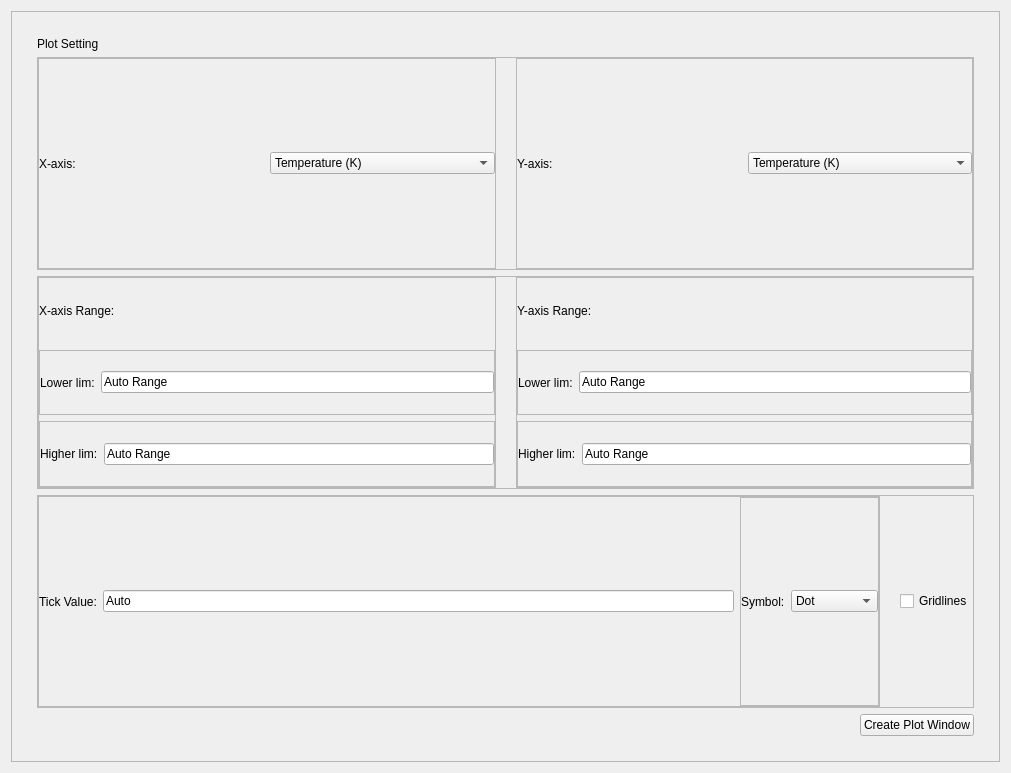
<?xml version="1.0" encoding="UTF-8"?>
<ui version="4.0">
 <class>Form</class>
 <widget class="QWidget" name="Form">
  <property name="geometry">
   <rect>
    <x>0</x>
    <y>0</y>
    <width>1011</width>
    <height>773</height>
   </rect>
  </property>
  <property name="sizePolicy">
   <sizepolicy hsizetype="Maximum" vsizetype="Preferred">
    <horstretch>0</horstretch>
    <verstretch>0</verstretch>
   </sizepolicy>
  </property>
  <property name="windowTitle">
   <string>Form</string>
  </property>
  <layout class="QHBoxLayout" name="horizontalLayout_21">
   <item>
    <widget class="QFrame" name="frame_13">
     <property name="layoutDirection">
      <enum>Qt::LeftToRight</enum>
     </property>
     <property name="frameShape">
      <enum>QFrame::StyledPanel</enum>
     </property>
     <property name="frameShadow">
      <enum>QFrame::Raised</enum>
     </property>
     <layout class="QVBoxLayout" name="verticalLayout_3">
      <property name="leftMargin">
       <number>25</number>
      </property>
      <property name="topMargin">
       <number>25</number>
      </property>
      <property name="rightMargin">
       <number>25</number>
      </property>
      <property name="bottomMargin">
       <number>25</number>
      </property>
      <item>
       <widget class="QLabel" name="label">
        <property name="sizePolicy">
         <sizepolicy hsizetype="Preferred" vsizetype="Maximum">
          <horstretch>0</horstretch>
          <verstretch>0</verstretch>
         </sizepolicy>
        </property>
        <property name="text">
         <string>Plot Setting</string>
        </property>
       </widget>
      </item>
      <item>
       <widget class="QFrame" name="frame_10">
        <property name="frameShape">
         <enum>QFrame::StyledPanel</enum>
        </property>
        <property name="frameShadow">
         <enum>QFrame::Raised</enum>
        </property>
        <layout class="QHBoxLayout" name="horizontalLayout_8">
         <property name="spacing">
          <number>20</number>
         </property>
         <property name="leftMargin">
          <number>0</number>
         </property>
         <property name="topMargin">
          <number>0</number>
         </property>
         <property name="rightMargin">
          <number>0</number>
         </property>
         <property name="bottomMargin">
          <number>0</number>
         </property>
         <item>
          <widget class="QFrame" name="frame">
           <property name="frameShape">
            <enum>QFrame::StyledPanel</enum>
           </property>
           <property name="frameShadow">
            <enum>QFrame::Raised</enum>
           </property>
           <layout class="QHBoxLayout" name="horizontalLayout">
            <property name="leftMargin">
             <number>0</number>
            </property>
            <property name="topMargin">
             <number>0</number>
            </property>
            <property name="rightMargin">
             <number>0</number>
            </property>
            <property name="bottomMargin">
             <number>0</number>
            </property>
            <item>
             <widget class="QLabel" name="label_2">
              <property name="text">
               <string>X-axis:</string>
              </property>
             </widget>
            </item>
            <item>
             <widget class="QComboBox" name="xAxisUnitComboBox">
              <property name="sizePolicy">
               <sizepolicy hsizetype="Preferred" vsizetype="Fixed">
                <horstretch>0</horstretch>
                <verstretch>0</verstretch>
               </sizepolicy>
              </property>
              <item>
               <property name="text">
                <string>Temperature (K)</string>
               </property>
              </item>
              <item>
               <property name="text">
                <string>Resistance (Ohms)</string>
               </property>
              </item>
              <item>
               <property name="text">
                <string>LockIn (manual)</string>
               </property>
              </item>
              <item>
               <property name="text">
                <string>LockIn2 (manual)</string>
               </property>
              </item>
              <item>
               <property name="text">
                <string>Field (T)</string>
               </property>
              </item>
              <item>
               <property name="text">
                <string>Current (A)</string>
               </property>
              </item>
              <item>
               <property name="text">
                <string>Time (auto)</string>
               </property>
              </item>
             </widget>
            </item>
           </layout>
          </widget>
         </item>
         <item>
          <widget class="QFrame" name="frame_2">
           <property name="frameShape">
            <enum>QFrame::StyledPanel</enum>
           </property>
           <property name="frameShadow">
            <enum>QFrame::Raised</enum>
           </property>
           <layout class="QHBoxLayout" name="horizontalLayout_2">
            <property name="leftMargin">
             <number>0</number>
            </property>
            <property name="topMargin">
             <number>0</number>
            </property>
            <property name="rightMargin">
             <number>0</number>
            </property>
            <property name="bottomMargin">
             <number>0</number>
            </property>
            <item>
             <widget class="QLabel" name="label_3">
              <property name="text">
               <string>Y-axis:</string>
              </property>
             </widget>
            </item>
            <item>
             <widget class="QComboBox" name="yAxisUnitComboBox">
              <item>
               <property name="text">
                <string>Temperature (K)</string>
               </property>
              </item>
              <item>
               <property name="text">
                <string>Resistance (Ohms)</string>
               </property>
              </item>
              <item>
               <property name="text">
                <string>LockIn (manual)</string>
               </property>
              </item>
              <item>
               <property name="text">
                <string>Lockin2 (manual)</string>
               </property>
              </item>
              <item>
               <property name="text">
                <string>Field (T)</string>
               </property>
              </item>
              <item>
               <property name="text">
                <string>Current (A)</string>
               </property>
              </item>
              <item>
               <property name="text">
                <string>Time (auto)</string>
               </property>
              </item>
             </widget>
            </item>
           </layout>
          </widget>
         </item>
        </layout>
       </widget>
      </item>
      <item>
       <widget class="QFrame" name="frame_11">
        <property name="frameShape">
         <enum>QFrame::StyledPanel</enum>
        </property>
        <property name="frameShadow">
         <enum>QFrame::Raised</enum>
        </property>
        <layout class="QHBoxLayout" name="horizontalLayout_9">
         <property name="spacing">
          <number>20</number>
         </property>
         <property name="leftMargin">
          <number>0</number>
         </property>
         <property name="topMargin">
          <number>0</number>
         </property>
         <property name="rightMargin">
          <number>0</number>
         </property>
         <property name="bottomMargin">
          <number>0</number>
         </property>
         <item>
          <widget class="QFrame" name="frame_5">
           <property name="frameShape">
            <enum>QFrame::StyledPanel</enum>
           </property>
           <property name="frameShadow">
            <enum>QFrame::Raised</enum>
           </property>
           <layout class="QVBoxLayout" name="verticalLayout">
            <property name="leftMargin">
             <number>0</number>
            </property>
            <property name="topMargin">
             <number>0</number>
            </property>
            <property name="rightMargin">
             <number>0</number>
            </property>
            <property name="bottomMargin">
             <number>0</number>
            </property>
            <item>
             <widget class="QLabel" name="label_5">
              <property name="text">
               <string>X-axis Range:</string>
              </property>
             </widget>
            </item>
            <item>
             <widget class="QFrame" name="frame_3">
              <property name="frameShape">
               <enum>QFrame::StyledPanel</enum>
              </property>
              <property name="frameShadow">
               <enum>QFrame::Raised</enum>
              </property>
              <layout class="QHBoxLayout" name="horizontalLayout_3">
               <property name="leftMargin">
                <number>0</number>
               </property>
               <property name="topMargin">
                <number>0</number>
               </property>
               <property name="rightMargin">
                <number>0</number>
               </property>
               <property name="bottomMargin">
                <number>0</number>
               </property>
               <item>
                <widget class="QLabel" name="label_7">
                 <property name="text">
                  <string>Lower lim:</string>
                 </property>
                </widget>
               </item>
               <item>
                <widget class="QLineEdit" name="xAxisLoLimLineEdit">
                 <property name="text">
                  <string>Auto Range</string>
                 </property>
                </widget>
               </item>
              </layout>
             </widget>
            </item>
            <item>
             <widget class="QFrame" name="frame_4">
              <property name="frameShape">
               <enum>QFrame::StyledPanel</enum>
              </property>
              <property name="frameShadow">
               <enum>QFrame::Raised</enum>
              </property>
              <layout class="QHBoxLayout" name="horizontalLayout_4">
               <property name="leftMargin">
                <number>0</number>
               </property>
               <property name="topMargin">
                <number>0</number>
               </property>
               <property name="rightMargin">
                <number>0</number>
               </property>
               <property name="bottomMargin">
                <number>0</number>
               </property>
               <item>
                <widget class="QLabel" name="label_9">
                 <property name="text">
                  <string>Higher lim:</string>
                 </property>
                </widget>
               </item>
               <item>
                <widget class="QLineEdit" name="xAxisHiLimLineEdit">
                 <property name="text">
                  <string>Auto Range</string>
                 </property>
                </widget>
               </item>
              </layout>
             </widget>
            </item>
           </layout>
          </widget>
         </item>
         <item>
          <widget class="QFrame" name="frame_6">
           <property name="frameShape">
            <enum>QFrame::StyledPanel</enum>
           </property>
           <property name="frameShadow">
            <enum>QFrame::Raised</enum>
           </property>
           <layout class="QVBoxLayout" name="verticalLayout_2">
            <property name="leftMargin">
             <number>0</number>
            </property>
            <property name="topMargin">
             <number>0</number>
            </property>
            <property name="rightMargin">
             <number>0</number>
            </property>
            <property name="bottomMargin">
             <number>0</number>
            </property>
            <item>
             <widget class="QLabel" name="label_6">
              <property name="text">
               <string>Y-axis Range:</string>
              </property>
             </widget>
            </item>
            <item>
             <widget class="QFrame" name="frame_7">
              <property name="frameShape">
               <enum>QFrame::StyledPanel</enum>
              </property>
              <property name="frameShadow">
               <enum>QFrame::Raised</enum>
              </property>
              <layout class="QHBoxLayout" name="horizontalLayout_5">
               <property name="leftMargin">
                <number>0</number>
               </property>
               <property name="topMargin">
                <number>0</number>
               </property>
               <property name="rightMargin">
                <number>0</number>
               </property>
               <property name="bottomMargin">
                <number>0</number>
               </property>
               <item>
                <widget class="QLabel" name="label_10">
                 <property name="text">
                  <string>Lower lim:</string>
                 </property>
                </widget>
               </item>
               <item>
                <widget class="QLineEdit" name="yAxisLoLimLineEdit">
                 <property name="text">
                  <string>Auto Range</string>
                 </property>
                </widget>
               </item>
              </layout>
             </widget>
            </item>
            <item>
             <widget class="QFrame" name="frame_8">
              <property name="frameShape">
               <enum>QFrame::StyledPanel</enum>
              </property>
              <property name="frameShadow">
               <enum>QFrame::Raised</enum>
              </property>
              <layout class="QHBoxLayout" name="horizontalLayout_6">
               <property name="leftMargin">
                <number>0</number>
               </property>
               <property name="topMargin">
                <number>0</number>
               </property>
               <property name="rightMargin">
                <number>0</number>
               </property>
               <property name="bottomMargin">
                <number>0</number>
               </property>
               <item>
                <widget class="QLabel" name="label_11">
                 <property name="text">
                  <string>Higher lim:</string>
                 </property>
                </widget>
               </item>
               <item>
                <widget class="QLineEdit" name="yAxisHiLimLineEdit">
                 <property name="text">
                  <string>Auto Range</string>
                 </property>
                </widget>
               </item>
              </layout>
             </widget>
            </item>
           </layout>
          </widget>
         </item>
        </layout>
       </widget>
      </item>
      <item>
       <widget class="QFrame" name="frame_12">
        <property name="frameShape">
         <enum>QFrame::StyledPanel</enum>
        </property>
        <property name="frameShadow">
         <enum>QFrame::Raised</enum>
        </property>
        <layout class="QHBoxLayout" name="horizontalLayout_10">
         <property name="spacing">
          <number>20</number>
         </property>
         <property name="leftMargin">
          <number>0</number>
         </property>
         <property name="topMargin">
          <number>0</number>
         </property>
         <property name="rightMargin">
          <number>0</number>
         </property>
         <property name="bottomMargin">
          <number>0</number>
         </property>
         <item>
          <widget class="QFrame" name="frame_9">
           <property name="frameShape">
            <enum>QFrame::StyledPanel</enum>
           </property>
           <property name="frameShadow">
            <enum>QFrame::Raised</enum>
           </property>
           <layout class="QHBoxLayout" name="horizontalLayout_7">
            <property name="leftMargin">
             <number>0</number>
            </property>
            <property name="topMargin">
             <number>0</number>
            </property>
            <property name="rightMargin">
             <number>0</number>
            </property>
            <property name="bottomMargin">
             <number>0</number>
            </property>
            <item>
             <widget class="QLabel" name="label_8">
              <property name="text">
               <string>Tick Value:</string>
              </property>
             </widget>
            </item>
            <item>
             <widget class="QLineEdit" name="TicValLineEdit">
              <property name="text">
               <string>Auto</string>
              </property>
             </widget>
            </item>
            <item>
             <widget class="QFrame" name="frame_15">
              <property name="frameShape">
               <enum>QFrame::StyledPanel</enum>
              </property>
              <property name="frameShadow">
               <enum>QFrame::Raised</enum>
              </property>
              <layout class="QHBoxLayout" name="horizontalLayout_12">
               <property name="leftMargin">
                <number>0</number>
               </property>
               <property name="topMargin">
                <number>0</number>
               </property>
               <property name="rightMargin">
                <number>0</number>
               </property>
               <property name="bottomMargin">
                <number>0</number>
               </property>
               <item>
                <widget class="QLabel" name="label_4">
                 <property name="text">
                  <string>Symbol:</string>
                 </property>
                </widget>
               </item>
               <item>
                <widget class="QComboBox" name="symbolComboBox">
                 <item>
                  <property name="text">
                   <string>Dot</string>
                  </property>
                 </item>
                 <item>
                  <property name="text">
                   <string>Line</string>
                  </property>
                 </item>
                 <item>
                  <property name="text">
                   <string>Dot &amp; Line</string>
                  </property>
                 </item>
                </widget>
               </item>
              </layout>
             </widget>
            </item>
           </layout>
          </widget>
         </item>
         <item>
          <widget class="QCheckBox" name="gridLineCheckBox">
           <property name="text">
            <string>Gridlines</string>
           </property>
          </widget>
         </item>
        </layout>
       </widget>
      </item>
      <item alignment="Qt::AlignRight">
       <widget class="QPushButton" name="CreatePlotPushButton">
        <property name="sizePolicy">
         <sizepolicy hsizetype="Minimum" vsizetype="Fixed">
          <horstretch>0</horstretch>
          <verstretch>0</verstretch>
         </sizepolicy>
        </property>
        <property name="maximumSize">
         <size>
          <width>200</width>
          <height>16777215</height>
         </size>
        </property>
        <property name="layoutDirection">
         <enum>Qt::LeftToRight</enum>
        </property>
        <property name="text">
         <string>Create Plot Window</string>
        </property>
       </widget>
      </item>
     </layout>
    </widget>
   </item>
  </layout>
 </widget>
 <resources/>
 <connections/>
</ui>
